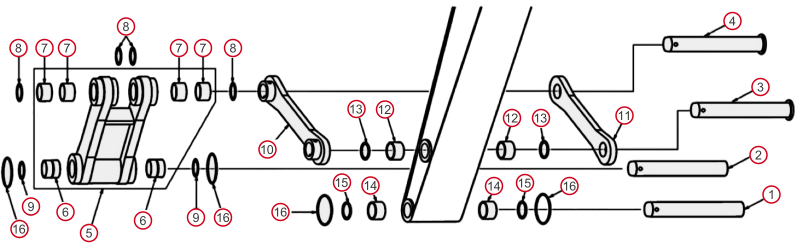
#> input picture _refmap-work/cv/images/1036.png, 1592 x 500 px, given in place of 1036.png.png, which was not available (shown at 1/2 size)
$ python _pinkit_detect.py _refmap-work/cv/images/1036.png
#> lines starting #> are read from the running program, lines starting #| are printed output that depends on the picture; pictures that were not available may be replaced by others from this repository, and a replacement may not be noted
"""Pin Kits family pipeline, step 1: native-res detection + reading strips.
Usage: python _pinkit_detect.py <category_id>"""
import json, os, sys
import numpy as np, cv2

cid = sys.argv[1]
WORK = "_refmap-work"
img = cv2.imread(f"{WORK}/cv/images/{cid}.png")
#> img is the input picture: shape (500, 1592, 3); mean B, G, R 228.7, 228.4, 230.9
gray = cv2.cvtColor(img, cv2.COLOR_BGR2GRAY)
H, W = gray.shape
#> H = 500; W = 1592
blur = cv2.medianBlur(gray, 5)
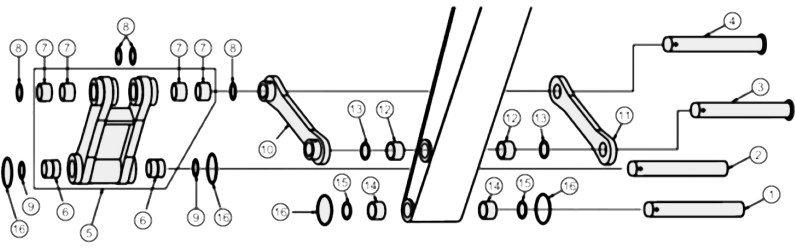
#> blur: shape (500, 1592) (shown at 1/2 size); min 0, max 255, mean 230.4

def band_ok(cx, cy, r):
    darks = []
    for t in np.linspace(0, 2*np.pi, 32):
        vals = []
        for dr in range(-6, 7):
            x, y = int(cx + (r+dr)*np.cos(t)), int(cy + (r+dr)*np.sin(t))
            if 0 <= x < W and 0 <= y < H:
                vals.append(gray[y, x])
        if vals: darks.append(min(vals))
    if not darks: return False
    if np.mean([d < 100 for d in darks]) < 0.75: return False
    rr = max(3, int(r*0.4))
    cyi, cxi = int(cy), int(cx)
    inner = gray[max(0,cyi-rr):cyi+rr, max(0,cxi-rr):cxi+rr]
    return inner.size > 0 and inner.mean() >= 120

allc = []
for p2 in (55, 45, 35, 28, 22):
    c = cv2.HoughCircles(blur, cv2.HOUGH_GRADIENT, dp=1.2, minDist=40,
                         param1=120, param2=p2, minRadius=22, maxRadius=70)
    if c is not None:
        allc.extend([tuple(map(float, x)) for x in c[0]])
#> after the loop, allc = 265 items, first 6: (240.6, 190.2, 64), (594.6, 299.4, 48.16), (155.4, 185.4, 50.68), (102.6, 342.6, 66.64), (276.6, 336.6, 42.88), (1176.6, 303, 46.72)

kept = [c for c in allc if band_ok(*c)]
#> after the loop in band_ok, `for t in np.linspace(0, 2*np.pi, 32):`: darks = 32 values, max 255 at index 24, min 0 at index 14, mean 37.44
#> after the loop in band_ok (call 28), `for t in np.linspace(0, 2*np.pi, 32):`: darks = 32 values, max 255 at index 0, min 0 at index 4, mean 52.34
#> in band_ok (call 28), `inner = gray[max(0,cyi-rr):cyi+rr, max(0,cxi-rr):cxi+rr]`:
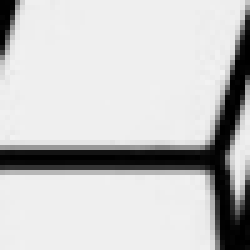
#> inner: shape (50, 50) (shown 5 times larger); min 0, max 242, mean 199.3
#> in band_ok (call 29), `darks = []`: darks = []
#> after the loop in band_ok (call 29), `for t in np.linspace(0, 2*np.pi, 32):`: darks = 32 values, max 255 at index 9, min 0 at index 1, mean 58.16
#> in band_ok (call 29), `inner = gray[max(0,cyi-rr):cyi+rr, max(0,cxi-rr):cxi+rr]`:
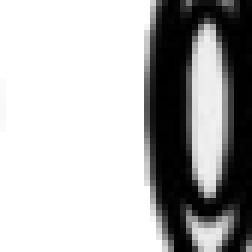
#> inner: shape (42, 42) (shown 6 times larger); min 0, max 255, mean 179.6
#> after the loop in band_ok (call 31), `for t in np.linspace(0, 2*np.pi, 32):`: darks = 32 values, max 232 at index 20, min 0 at index 0, mean 17.94
#> in band_ok (call 31), `inner = gray[max(0,cyi-rr):cyi+rr, max(0,cxi-rr):cxi+rr]`:
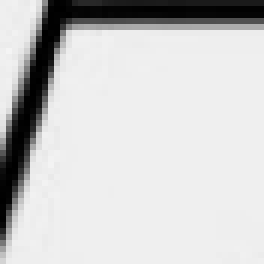
#> inner: shape (44, 44) (shown 6 times larger); min 0, max 244, mean 204
#> kept = 43 items, first 6: (240.6, 190.2, 64), (594.6, 299.4, 48.16), (276.6, 336.6, 42.88), (240.6, 190.2, 64), (225, 269.4, 56.08), (197.4, 336.6, 42.88)
kept.sort(key=lambda t: -t[2])
ded = []
for cx, cy, r in kept:
    if all((cx-kx)**2 + (cy-ky)**2 > (0.7*(r+kr))**2 for kx, ky, kr in ded):
        ded.append((cx, cy, r))
#> this loop made 43 passes
#> (cx, cy, r) on passes 1 to 12: (1030.2, 300.6, 67.96), (1030.2, 300.6, 67.96), (217.8, 312.6, 66.64), (217.8, 312.6, 66.64), (240.6, 190.2, 64), (240.6, 190.2, 64), (240.6, 190.2, 64), (240.6, 190.2, 64), (240.6, 190.2, 64), (222.6, 312.6, 62.68), (222.6, 269.4, 57.4), (406.2, 144.6, 57.4)
#> after the loop, ded = 15 items, first 6: (1030.2, 300.6, 67.96), (217.8, 312.6, 66.64), (240.6, 190.2, 64), (406.2, 144.6, 57.4), (89.4, 144.6, 54.76), (827.4, 238.2, 54.76)
ded.sort(key=lambda t: (round(t[1]/120), t[0]))
print(f"image {W}x{H}; detections: {len(ded)}")
#| image 1592x500; detections: 15

json.dump([{"x_px": c[0], "y_px": c[1], "r_px": c[2]} for c in ded],
          open(f"{WORK}/cv/detect/{cid}-circles.json", "w"), indent=1)

cell, cols = 170, 6
os.makedirs(f"{WORK}/cv/strips", exist_ok=True)
nstrips = 0
for s in range(0, len(ded), cols):
    chunk = ded[s:s+cols]
    canvas = np.full((cell + 36, cols * cell, 3), 255, np.uint8)
    for j, (cx, cy, r) in enumerate(chunk):
        pad = int(r * 1.15)
        y0, y1 = max(0, int(cy)-pad), min(H, int(cy)+pad)
        x0, x1 = max(0, int(cx)-pad), min(W, int(cx)+pad)
        crop = img[y0:y1, x0:x1]
        if crop.size == 0: continue
        crop = cv2.resize(crop, (cell, cell), interpolation=cv2.INTER_CUBIC)
        canvas[0:cell, j*cell:(j+1)*cell] = crop
        cv2.putText(canvas, f"idx {s+j}", (j*cell + 8, cell + 28),
                    cv2.FONT_HERSHEY_SIMPLEX, 0.8, (0, 0, 0), 2)
    cv2.imwrite(f"{WORK}/cv/strips/{cid}-s{s//cols}.png", canvas)
    nstrips += 1
#> this loop made 3 passes
#> s on passes 2 to 3: 6, 12
#> pass 1, `cv2.imwrite(f"{WORK}/cv/strips/{cid}-s{s//cols}.png", canvas)`:
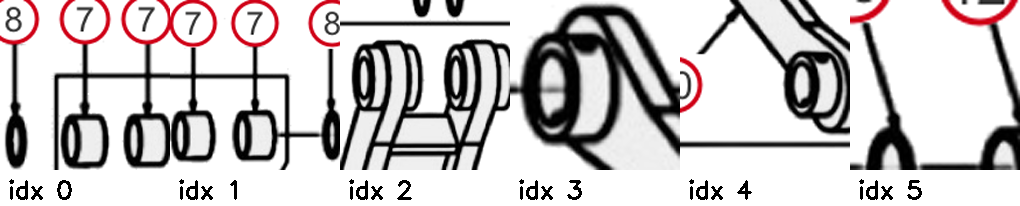
#> saved as 1036.png-s0.png: shape (206, 1020, 3); mean B, G, R 197.8, 197.4, 201.1
#> pass 2, `cv2.imwrite(f"{WORK}/cv/strips/{cid}-s{s//cols}.png", canvas)`:
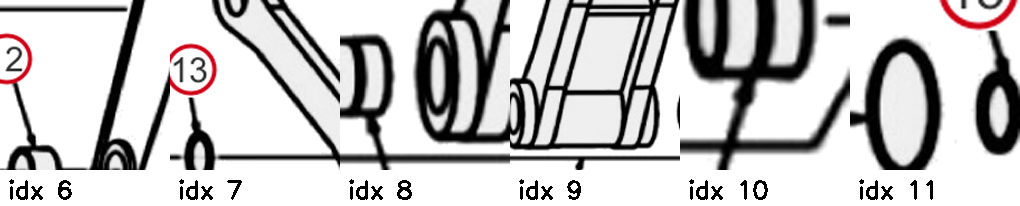
#> saved as 1036.png-s1.png: shape (206, 1020, 3); mean B, G, R 195.1, 195, 196.4
#> after the loop:
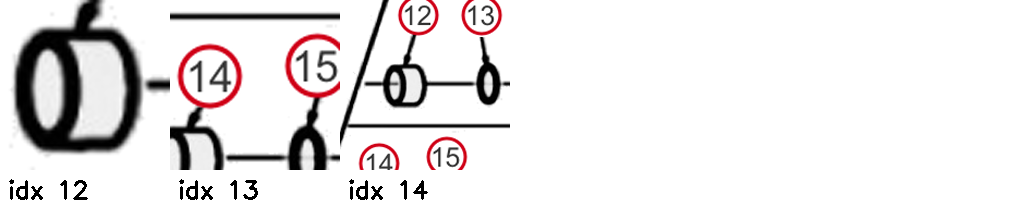
#> canvas: shape (206, 1020, 3); mean B, G, R 229.5, 229.2, 231.9
#> after the loop, nstrips = 3
print(f"{nstrips} strips written")
#| 3 strips written

cats = {c["category_id"]: c for c in json.load(open(f"{WORK}/unmapped-categories.json", encoding="utf-8"))}
#> (reads _refmap-work/unmapped-categories.json from the repository)
#> cats = 127 items
#> (the run stopped early here; a loop or call above may not have finished)
